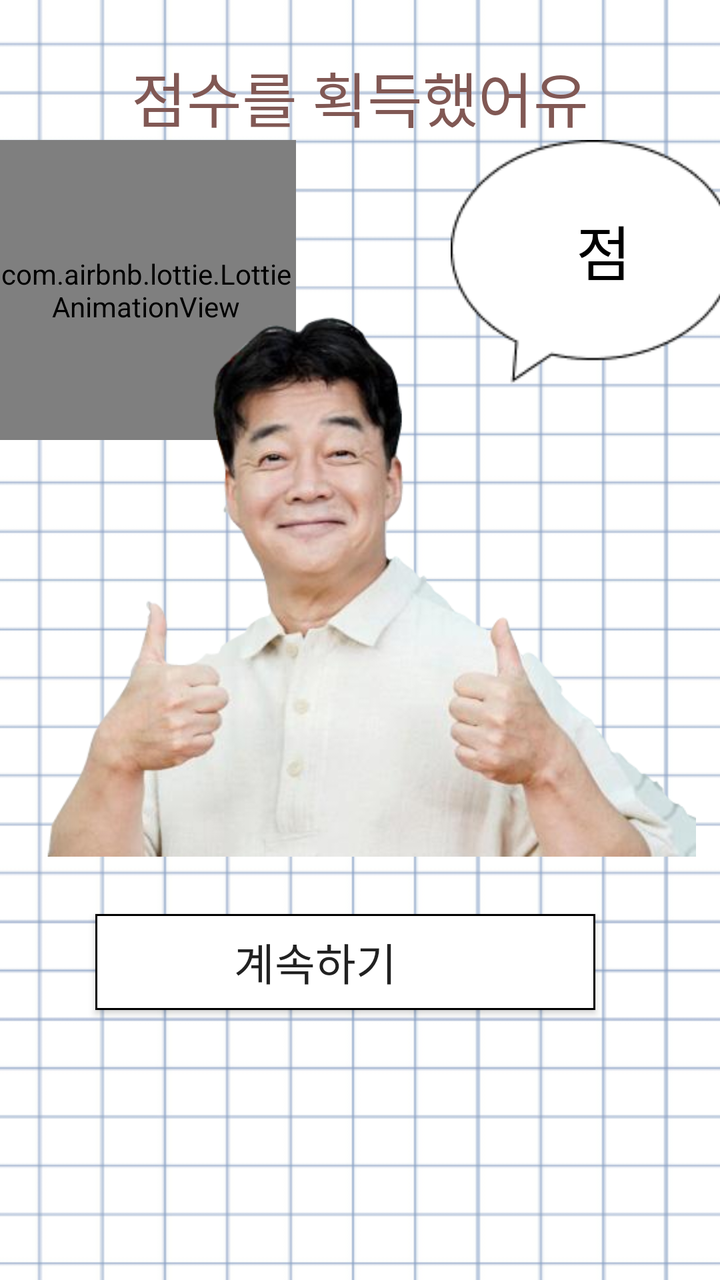
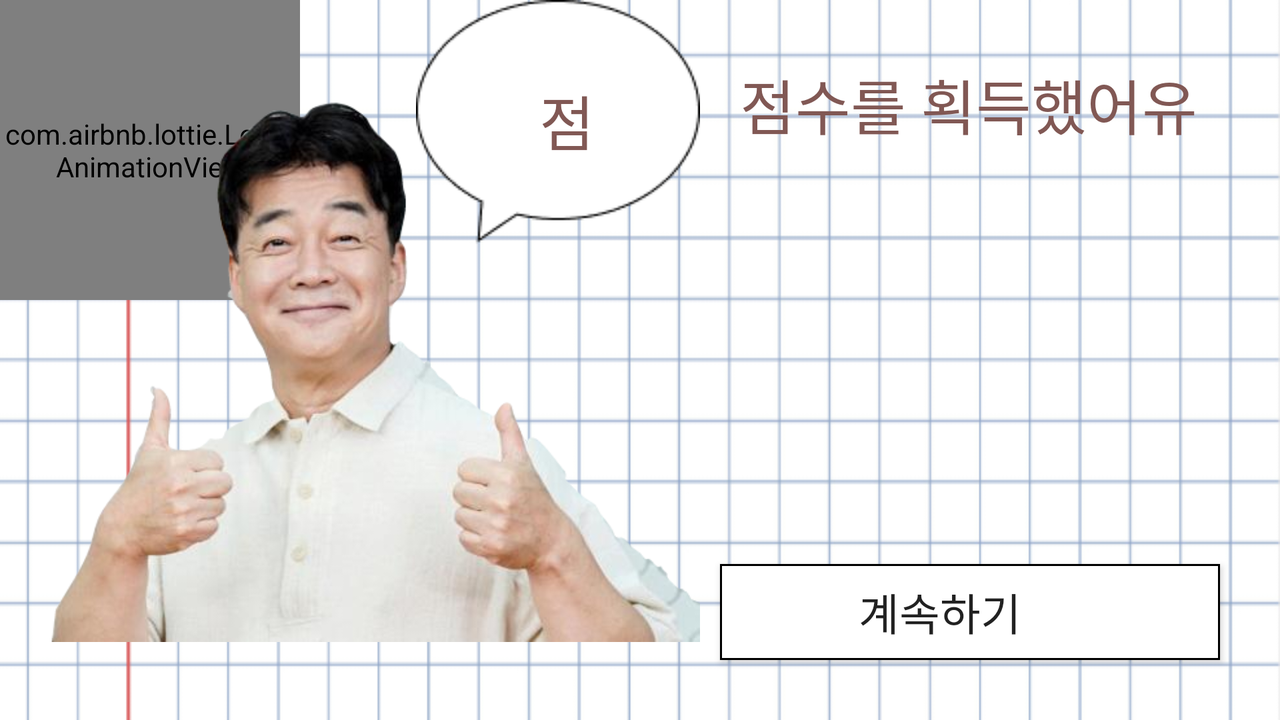

First picture: res/layout/ on a phone held upright. Second picture: the repository's own variant of that layout, on a device whose configuration matches the variant's folder. Source for both follows.
<!-- AndroidManifest.xml: application theme Theme.BeakGame -->
<!-- res/layout/activity_answer.xml -->
<?xml version="1.0" encoding="utf-8"?>
<androidx.constraintlayout.widget.ConstraintLayout xmlns:android="http://schemas.android.com/apk/res/android"
    xmlns:app="http://schemas.android.com/apk/res-auto"
    android:layout_width="match_parent"
    android:layout_height="match_parent"
    android:background="@drawable/background"
    android:scrollbarSize="25dp">

    <TextView
        android:id="@+id/answerTv"
        android:layout_width="wrap_content"
        android:layout_height="wrap_content"
        android:fontFamily="@font/cookierunfont_blod"
        android:text="@string/answerTitle"
        android:textColor="#815854"
        android:textSize="30sp"
        app:layout_constraintBottom_toTopOf="@+id/answerMainIv"
        app:layout_constraintEnd_toEndOf="parent"
        app:layout_constraintStart_toStartOf="parent" />

    <com.airbnb.lottie.LottieAnimationView
        android:id="@+id/answerLottAni"
        android:layout_width="150dp"
        android:layout_height="150dp"
        android:layout_gravity="center"
        app:layout_constraintStart_toStartOf="@+id/answerMainIv"
        app:layout_constraintTop_toBottomOf="@+id/answerTv"
        app:lottie_autoPlay="true"
        app:lottie_loop="true"
        app:lottie_rawRes="@raw/fireworks" />

    <ImageView
        android:id="@+id/answerMainIv"
        android:layout_width="350dp"
        android:layout_height="wrap_content"
        android:layout_marginTop="70dp"
        android:layout_marginEnd="15dp"
        android:contentDescription="@string/answerIv1"
        app:layout_constraintEnd_toEndOf="parent"
        app:layout_constraintStart_toStartOf="parent"
        app:layout_constraintTop_toTopOf="parent"
        app:srcCompat="@drawable/ddabong" />

    <ImageView
        android:id="@+id/answerBubbleIv"
        android:layout_width="wrap_content"
        android:layout_height="wrap_content"
        android:layout_marginEnd="-20dp"
        android:contentDescription="@string/answerIv2"
        app:layout_constraintEnd_toEndOf="@+id/answerMainIv"
        app:layout_constraintTop_toTopOf="@+id/answerMainIv"
        app:srcCompat="@drawable/bubble" />

    <TextView
        android:id="@+id/answerScore"
        android:layout_width="wrap_content"
        android:layout_height="wrap_content"
        android:layout_marginEnd="27dp"
        android:layout_marginBottom="10dp"
        android:fontFamily="@font/suseongdotum"
        android:text=""
        android:textSize="30sp"
        android:textColor="@color/black"
        app:layout_constraintBottom_toBottomOf="@+id/answerBubbleIv"
        app:layout_constraintEnd_toEndOf="@+id/answerBubbleIv"
        app:layout_constraintStart_toStartOf="@+id/answerBubbleIv"
        app:layout_constraintTop_toTopOf="@+id/answerBubbleIv" />

    <TextView
        android:id="@+id/answerTv2"
        android:layout_width="wrap_content"
        android:layout_height="wrap_content"
        android:layout_marginStart="5dp"
        android:text="@string/answerScore"
        android:textColor="@color/black"
        android:fontFamily="@font/suseongdotum"
        android:textSize="30sp"
        app:layout_constraintBaseline_toBaselineOf="@+id/answerScore"
        app:layout_constraintStart_toEndOf="@+id/answerScore" />

    <Button
        android:id="@+id/answerBtn"
        android:layout_width="250dp"
        android:paddingStart="10dp"
        android:layout_height="wrap_content"
        android:background="@drawable/btn_background"
        android:drawableStart="@drawable/ic_baseline_arrow_forward_24"
        android:text="@string/answerBtn"
        android:fontFamily="@font/cookierunfont_regular"
        android:textSize="22sp"
        android:paddingEnd="40dp"
        app:layout_constraintBottom_toBottomOf="@+id/answerMainIv"
        app:layout_constraintEnd_toEndOf="@+id/answerMainIv"
        app:layout_constraintStart_toStartOf="@+id/answerMainIv" />

</androidx.constraintlayout.widget.ConstraintLayout>
<!-- resources referenced by this layout -->
<resources>
  <!-- drawable background: png bitmap (drawable-v24, 37062 bytes) -->
  <!-- drawable btn_background (drawable) -->
  <?xml version="1.0" encoding="utf-8"?>
  <shape xmlns:android="http://schemas.android.com/apk/res/android"
      android:shape="rectangle">
      <stroke
          android:width="1dp"
          android:color="@color/black" />
      <solid
          android:color="@color/white"
          />
  </shape>
  <!-- drawable bubble: png bitmap (drawable-v24, 2251 bytes) -->
  <!-- drawable ddabong: png bitmap (drawable-v24, 346525 bytes) -->
  <string name="answerBtn">계속하기</string>
  <string name="answerIv1">백종원 사진</string>
  <string name="answerIv2">말풍선</string>
  <string name="answerScore">점</string>
  <string name="answerTitle">점수를 획득했어유</string>
  <style name="Theme.BeakGame" parent="Theme.AppCompat.DayNight.NoActionBar">
          
          <item name="colorPrimary">@color/purple_500</item>
          <item name="colorPrimaryVariant">@color/purple_700</item>
          <item name="colorOnPrimary">@color/white</item>
          
          <item name="colorSecondary">@color/teal_200</item>
          <item name="colorSecondaryVariant">@color/teal_700</item>
          <item name="colorOnSecondary">@color/black</item>
          
          <item name="android:statusBarColor" tools:targetApi="l">?attr/colorPrimaryVariant</item>
          <item name="android:windowFullscreen">true</item>
          
      </style>
</resources>
<!-- res/layout-land/activity_answer.xml (the repository's variant of the layout above) -->
<!-- drawn on the phone turned sideways -->
<?xml version="1.0" encoding="utf-8"?>
<androidx.constraintlayout.widget.ConstraintLayout xmlns:android="http://schemas.android.com/apk/res/android"
    xmlns:app="http://schemas.android.com/apk/res-auto"
    xmlns:tools="http://schemas.android.com/tools"
    android:layout_width="match_parent"
    android:layout_height="match_parent"
    android:background="@drawable/landbackground">

    <TextView
        android:id="@+id/answerTv"
        android:layout_width="wrap_content"
        android:layout_height="wrap_content"
        android:layout_marginStart="20dp"
        android:layout_marginTop="30dp"
        android:fontFamily="@font/cookierunfont_blod"
        android:text="@string/answerTitle"
        android:textColor="#815854"
        android:textSize="30sp"
        app:layout_constraintStart_toEndOf="@+id/answerMainIv"
        app:layout_constraintTop_toTopOf="@+id/answerMainIv" />

    <com.airbnb.lottie.LottieAnimationView
        android:id="@+id/answerLottAni"
        android:layout_width="150dp"
        android:layout_height="150dp"
        android:layout_gravity="center"
        app:layout_constraintStart_toStartOf="@+id/answerMainIv"
        app:layout_constraintTop_toTopOf="@+id/answerMainIv"
        app:lottie_autoPlay="true"
        app:lottie_loop="true"
        app:lottie_rawRes="@raw/fireworks" />

    <ImageView
        android:id="@+id/answerMainIv"
        android:layout_width="350dp"
        android:layout_height="match_parent"
        android:contentDescription="@string/answerIv1"
        app:layout_constraintBottom_toBottomOf="parent"
        app:layout_constraintStart_toStartOf="parent"
        app:layout_constraintTop_toTopOf="parent"
        app:srcCompat="@drawable/ddabong" />

    <ImageView
        android:id="@+id/answerBubbleIv"
        android:layout_width="wrap_content"
        android:layout_height="wrap_content"
        android:contentDescription="@string/answerIv2"
        app:layout_constraintEnd_toEndOf="@+id/answerMainIv"
        app:layout_constraintTop_toTopOf="@+id/answerMainIv"
        app:srcCompat="@drawable/bubble"
        tools:layout_editor_absoluteX="154dp"
        tools:layout_editor_absoluteY="85dp" />

    <TextView
        android:id="@+id/answerScore"
        android:layout_width="wrap_content"
        android:layout_height="wrap_content"
        android:layout_marginEnd="19dp"
        android:fontFamily="@font/suseongdotum"
        android:text=""
        android:textColor="#815854"
        android:textSize="30sp"
        app:layout_constraintBottom_toBottomOf="@+id/answerBubbleIv"
        app:layout_constraintEnd_toEndOf="@+id/answerBubbleIv"
        app:layout_constraintStart_toStartOf="@+id/answerBubbleIv"
        app:layout_constraintTop_toTopOf="@+id/answerBubbleIv" />

    <TextView
        android:id="@+id/answerTv2"
        android:layout_width="wrap_content"
        android:layout_height="wrap_content"
        android:fontFamily="@font/suseongdotum"
        android:text="@string/answerScore"
        android:textColor="#815854"
        android:textSize="30sp"
        app:layout_constraintBaseline_toBaselineOf="@+id/answerScore"
        app:layout_constraintStart_toEndOf="@+id/answerScore"
        tools:layout_editor_absoluteX="695dp"
        tools:layout_editor_absoluteY="51dp" />

    <Button
        android:id="@+id/answerBtn"
        android:layout_width="250dp"
        android:layout_height="wrap_content"
        android:layout_marginStart="10dp"
        android:layout_marginBottom="30dp"
        android:background="@drawable/btn_background"
        android:drawableStart="@drawable/ic_baseline_arrow_forward_24"
        android:fontFamily="@font/cookierunfont_regular"
        android:paddingStart="10dp"
        android:paddingEnd="40dp"
        android:text="@string/answerBtn"
        android:textSize="22sp"
        app:layout_constraintBottom_toBottomOf="parent"
        app:layout_constraintStart_toEndOf="@+id/answerMainIv" />

</androidx.constraintlayout.widget.ConstraintLayout>
<!-- resources referenced by the variant -->
<!-- as the phone turned sideways resolves them -->
<resources>
  <!-- drawable btn_background (drawable) -->
  <?xml version="1.0" encoding="utf-8"?>
  <shape xmlns:android="http://schemas.android.com/apk/res/android"
      android:shape="rectangle">
      <stroke
          android:width="1dp"
          android:color="@color/black" />
      <solid
          android:color="@color/white"
          />
  </shape>
  <!-- drawable bubble: png bitmap (drawable-v24, 2251 bytes) -->
  <!-- drawable ddabong: png bitmap (drawable-v24, 346525 bytes) -->
  <!-- drawable landbackground: png bitmap (drawable-v24, 43543 bytes) -->
  <string name="answerBtn">계속하기</string>
  <string name="answerIv1">백종원 사진</string>
  <string name="answerIv2">말풍선</string>
  <string name="answerScore">점</string>
  <string name="answerTitle">점수를 획득했어유</string>
  <style name="Theme.BeakGame" parent="Theme.AppCompat.DayNight.NoActionBar">
          
          <item name="colorPrimary">@color/purple_500</item>
          <item name="colorPrimaryVariant">@color/purple_700</item>
          <item name="colorOnPrimary">@color/white</item>
          
          <item name="colorSecondary">@color/teal_200</item>
          <item name="colorSecondaryVariant">@color/teal_700</item>
          <item name="colorOnSecondary">@color/black</item>
          
          <item name="android:statusBarColor" tools:targetApi="l">?attr/colorPrimaryVariant</item>
          <item name="android:windowFullscreen">true</item>
          
      </style>
</resources>
